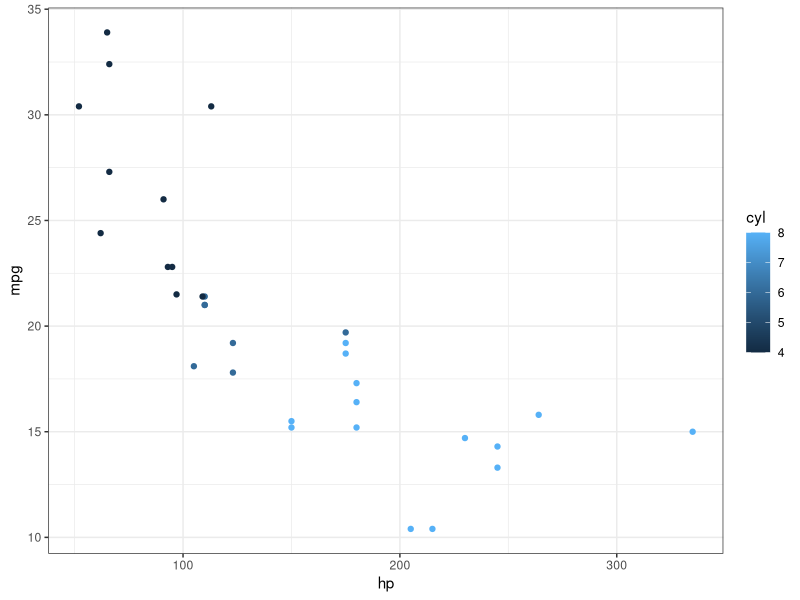

Write the R code that produced this figure.
## ---- chunk 1
#| echo: false
#| output: false

library(tidyverse)
## ---- chunk 2
1 + 1
## ---- chunk 3
mtcars
## ---- chunk 4
mtcars %>% 
  ggplot() +
  geom_point(aes(x = hp, y = mpg, color = cyl)) + 
  theme_bw()
